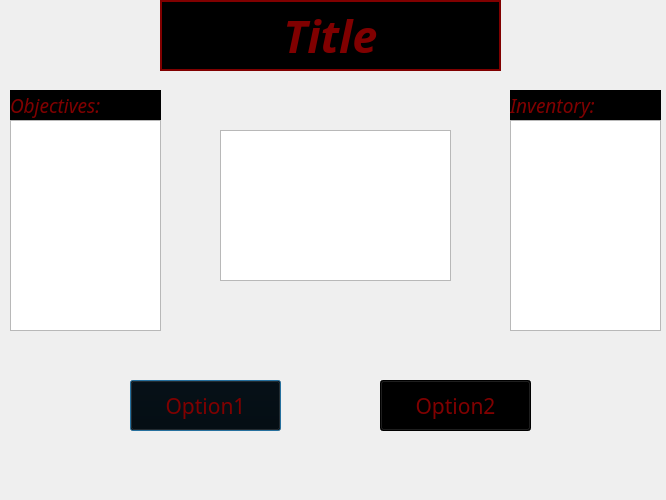
<?xml version="1.0" encoding="UTF-8"?>
<ui version="4.0">
 <class>ScenarioBox</class>
 <widget class="QDialog" name="ScenarioBox">
  <property name="geometry">
   <rect>
    <x>0</x>
    <y>0</y>
    <width>666</width>
    <height>500</height>
   </rect>
  </property>
  <property name="minimumSize">
   <size>
    <width>666</width>
    <height>500</height>
   </size>
  </property>
  <property name="maximumSize">
   <size>
    <width>666</width>
    <height>500</height>
   </size>
  </property>
  <property name="windowTitle">
   <string>Dialog</string>
  </property>
  <property name="styleSheet">
   <string notr="true">QDialog{background-image: url(:/assets/assets/pattern1.jpg) }

QLabel {color:maroon; background-color:black}

QPushButton { color: maroon; background-color:black }

QDialog{ color:black}</string>
  </property>
  <widget class="QLabel" name="lblTitle">
   <property name="geometry">
    <rect>
     <x>160</x>
     <y>0</y>
     <width>341</width>
     <height>71</height>
    </rect>
   </property>
   <property name="font">
    <font>
     <family>Showcard Gothic</family>
     <pointsize>34</pointsize>
     <weight>75</weight>
     <italic>true</italic>
     <bold>true</bold>
    </font>
   </property>
   <property name="frameShape">
    <enum>QFrame::Box</enum>
   </property>
   <property name="frameShadow">
    <enum>QFrame::Plain</enum>
   </property>
   <property name="lineWidth">
    <number>2</number>
   </property>
   <property name="midLineWidth">
    <number>0</number>
   </property>
   <property name="text">
    <string>Title</string>
   </property>
   <property name="alignment">
    <set>Qt::AlignCenter</set>
   </property>
  </widget>
  <widget class="QPushButton" name="btnOptionA">
   <property name="geometry">
    <rect>
     <x>130</x>
     <y>380</y>
     <width>151</width>
     <height>51</height>
    </rect>
   </property>
   <property name="font">
    <font>
     <family>Showcard Gothic</family>
     <pointsize>16</pointsize>
    </font>
   </property>
   <property name="text">
    <string>Option1</string>
   </property>
  </widget>
  <widget class="QPushButton" name="btnOptionB">
   <property name="geometry">
    <rect>
     <x>380</x>
     <y>380</y>
     <width>151</width>
     <height>51</height>
    </rect>
   </property>
   <property name="font">
    <font>
     <family>Showcard Gothic</family>
     <pointsize>16</pointsize>
    </font>
   </property>
   <property name="text">
    <string>Option2</string>
   </property>
  </widget>
  <widget class="QTextBrowser" name="txtDescription">
   <property name="geometry">
    <rect>
     <x>220</x>
     <y>130</y>
     <width>231</width>
     <height>151</height>
    </rect>
   </property>
   <property name="font">
    <font>
     <family>Showcard Gothic</family>
     <pointsize>10</pointsize>
     <italic>true</italic>
    </font>
   </property>
  </widget>
  <widget class="QLabel" name="lblInventory">
   <property name="geometry">
    <rect>
     <x>510</x>
     <y>90</y>
     <width>151</width>
     <height>31</height>
    </rect>
   </property>
   <property name="font">
    <font>
     <family>Showcard Gothic</family>
     <pointsize>14</pointsize>
     <italic>true</italic>
    </font>
   </property>
   <property name="text">
    <string>Inventory:</string>
   </property>
  </widget>
  <widget class="QLabel" name="lblObjectives">
   <property name="geometry">
    <rect>
     <x>10</x>
     <y>90</y>
     <width>151</width>
     <height>31</height>
    </rect>
   </property>
   <property name="font">
    <font>
     <family>Showcard Gothic</family>
     <pointsize>14</pointsize>
     <italic>true</italic>
    </font>
   </property>
   <property name="text">
    <string>Objectives:</string>
   </property>
  </widget>
  <widget class="QTextBrowser" name="txtObjectives">
   <property name="geometry">
    <rect>
     <x>10</x>
     <y>120</y>
     <width>151</width>
     <height>211</height>
    </rect>
   </property>
   <property name="font">
    <font>
     <family>Showcard Gothic</family>
     <pointsize>10</pointsize>
     <italic>true</italic>
    </font>
   </property>
  </widget>
  <widget class="QTextBrowser" name="txtInventory">
   <property name="geometry">
    <rect>
     <x>510</x>
     <y>120</y>
     <width>151</width>
     <height>211</height>
    </rect>
   </property>
   <property name="font">
    <font>
     <family>Showcard Gothic</family>
     <pointsize>10</pointsize>
     <italic>true</italic>
    </font>
   </property>
  </widget>
 </widget>
 <resources/>
 <connections/>
</ui>
